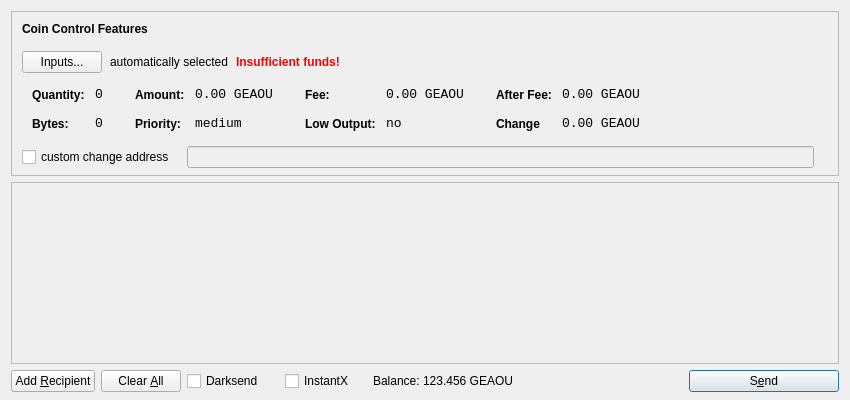
<?xml version="1.0" encoding="UTF-8"?>
<ui version="4.0">
 <class>SendCoinsDialog</class>
 <widget class="QDialog" name="SendCoinsDialog">
  <property name="geometry">
   <rect>
    <x>0</x>
    <y>0</y>
    <width>850</width>
    <height>400</height>
   </rect>
  </property>
  <property name="windowTitle">
   <string>Send Coins</string>
  </property>
  <layout class="QVBoxLayout" name="verticalLayout" stretch="0,1,0">
   <property name="bottomMargin">
    <number>8</number>
   </property>
   <item>
    <widget class="QFrame" name="frameCoinControl">
     <property name="sizePolicy">
      <sizepolicy hsizetype="Expanding" vsizetype="Expanding">
       <horstretch>0</horstretch>
       <verstretch>0</verstretch>
      </sizepolicy>
     </property>
     <property name="maximumSize">
      <size>
       <width>16777215</width>
       <height>16777215</height>
      </size>
     </property>
     <property name="frameShape">
      <enum>QFrame::StyledPanel</enum>
     </property>
     <property name="frameShadow">
      <enum>QFrame::Sunken</enum>
     </property>
     <layout class="QVBoxLayout" name="verticalLayoutCoinControl2">
      <property name="spacing">
       <number>6</number>
      </property>
      <property name="leftMargin">
       <number>0</number>
      </property>
      <property name="topMargin">
       <number>0</number>
      </property>
      <property name="rightMargin">
       <number>0</number>
      </property>
      <property name="bottomMargin">
       <number>6</number>
      </property>
      <item>
       <layout class="QVBoxLayout" name="verticalLayoutCoinControl" stretch="0,0,0,0,1">
        <property name="spacing">
         <number>0</number>
        </property>
        <property name="leftMargin">
         <number>10</number>
        </property>
        <property name="topMargin">
         <number>10</number>
        </property>
        <item>
         <layout class="QHBoxLayout" name="horizontalLayoutCoinControl1">
          <property name="bottomMargin">
           <number>15</number>
          </property>
          <item>
           <widget class="QLabel" name="labelCoinControlFeatures">
            <property name="sizePolicy">
             <sizepolicy hsizetype="Preferred" vsizetype="Maximum">
              <horstretch>0</horstretch>
              <verstretch>0</verstretch>
             </sizepolicy>
            </property>
            <property name="font">
             <font>
              <weight>75</weight>
              <bold>true</bold>
             </font>
            </property>
            <property name="styleSheet">
             <string notr="true">font-weight:bold;</string>
            </property>
            <property name="text">
             <string>Coin Control Features</string>
            </property>
           </widget>
          </item>
         </layout>
        </item>
        <item>
         <layout class="QHBoxLayout" name="horizontalLayoutCoinControl2" stretch="0,0,0,0">
          <property name="spacing">
           <number>8</number>
          </property>
          <property name="bottomMargin">
           <number>10</number>
          </property>
          <item>
           <widget class="QPushButton" name="pushButtonCoinControl">
            <property name="styleSheet">
             <string notr="true"/>
            </property>
            <property name="text">
             <string>Inputs...</string>
            </property>
           </widget>
          </item>
          <item>
           <widget class="QLabel" name="labelCoinControlAutomaticallySelected">
            <property name="text">
             <string>automatically selected</string>
            </property>
            <property name="margin">
             <number>5</number>
            </property>
           </widget>
          </item>
          <item>
           <widget class="QLabel" name="labelCoinControlInsuffFunds">
            <property name="font">
             <font>
              <weight>75</weight>
              <bold>true</bold>
             </font>
            </property>
            <property name="styleSheet">
             <string notr="true">color:red;font-weight:bold;</string>
            </property>
            <property name="text">
             <string>Insufficient funds!</string>
            </property>
            <property name="margin">
             <number>5</number>
            </property>
           </widget>
          </item>
          <item>
           <spacer name="horizontalSpacerCoinControl">
            <property name="orientation">
             <enum>Qt::Horizontal</enum>
            </property>
            <property name="sizeHint" stdset="0">
             <size>
              <width>40</width>
              <height>1</height>
             </size>
            </property>
           </spacer>
          </item>
         </layout>
        </item>
        <item>
         <widget class="QWidget" name="widgetCoinControl" native="true">
          <property name="sizePolicy">
           <sizepolicy hsizetype="Preferred" vsizetype="Preferred">
            <horstretch>0</horstretch>
            <verstretch>0</verstretch>
           </sizepolicy>
          </property>
          <property name="minimumSize">
           <size>
            <width>0</width>
            <height>0</height>
           </size>
          </property>
          <property name="styleSheet">
           <string notr="true"/>
          </property>
          <layout class="QHBoxLayout" name="horizontalLayoutCoinControl5">
           <property name="leftMargin">
            <number>0</number>
           </property>
           <property name="topMargin">
            <number>0</number>
           </property>
           <property name="rightMargin">
            <number>0</number>
           </property>
           <property name="bottomMargin">
            <number>0</number>
           </property>
           <item>
            <layout class="QHBoxLayout" name="horizontalLayoutCoinControl3" stretch="0,0,0,1">
             <property name="spacing">
              <number>20</number>
             </property>
             <property name="topMargin">
              <number>0</number>
             </property>
             <property name="bottomMargin">
              <number>10</number>
             </property>
             <item>
              <layout class="QFormLayout" name="formLayoutCoinControl1">
               <property name="horizontalSpacing">
                <number>10</number>
               </property>
               <property name="verticalSpacing">
                <number>14</number>
               </property>
               <property name="leftMargin">
                <number>10</number>
               </property>
               <property name="topMargin">
                <number>4</number>
               </property>
               <property name="rightMargin">
                <number>6</number>
               </property>
               <item row="0" column="0">
                <widget class="QLabel" name="labelCoinControlQuantityText">
                 <property name="styleSheet">
                  <string notr="true">font-weight:bold;</string>
                 </property>
                 <property name="text">
                  <string>Quantity:</string>
                 </property>
                 <property name="margin">
                  <number>0</number>
                 </property>
                </widget>
               </item>
               <item row="0" column="1">
                <widget class="QLabel" name="labelCoinControlQuantity">
                 <property name="font">
                  <font>
                   <family>Monospace</family>
                   <pointsize>10</pointsize>
                  </font>
                 </property>
                 <property name="cursor">
                  <cursorShape>IBeamCursor</cursorShape>
                 </property>
                 <property name="contextMenuPolicy">
                  <enum>Qt::ActionsContextMenu</enum>
                 </property>
                 <property name="text">
                  <string>0</string>
                 </property>
                 <property name="margin">
                  <number>0</number>
                 </property>
                 <property name="textInteractionFlags">
                  <set>Qt::LinksAccessibleByMouse|Qt::TextSelectableByKeyboard|Qt::TextSelectableByMouse</set>
                 </property>
                </widget>
               </item>
               <item row="1" column="0">
                <widget class="QLabel" name="labelCoinControlBytesText">
                 <property name="styleSheet">
                  <string notr="true">font-weight:bold;</string>
                 </property>
                 <property name="text">
                  <string>Bytes:</string>
                 </property>
                </widget>
               </item>
               <item row="1" column="1">
                <widget class="QLabel" name="labelCoinControlBytes">
                 <property name="font">
                  <font>
                   <family>Monospace</family>
                   <pointsize>10</pointsize>
                  </font>
                 </property>
                 <property name="cursor">
                  <cursorShape>IBeamCursor</cursorShape>
                 </property>
                 <property name="contextMenuPolicy">
                  <enum>Qt::ActionsContextMenu</enum>
                 </property>
                 <property name="text">
                  <string>0</string>
                 </property>
                 <property name="textInteractionFlags">
                  <set>Qt::LinksAccessibleByMouse|Qt::TextSelectableByKeyboard|Qt::TextSelectableByMouse</set>
                 </property>
                </widget>
               </item>
              </layout>
             </item>
             <item>
              <layout class="QFormLayout" name="formLayoutCoinControl2">
               <property name="horizontalSpacing">
                <number>10</number>
               </property>
               <property name="verticalSpacing">
                <number>14</number>
               </property>
               <property name="leftMargin">
                <number>6</number>
               </property>
               <property name="topMargin">
                <number>4</number>
               </property>
               <property name="rightMargin">
                <number>6</number>
               </property>
               <item row="0" column="0">
                <widget class="QLabel" name="labelCoinControlAmountText">
                 <property name="styleSheet">
                  <string notr="true">font-weight:bold;</string>
                 </property>
                 <property name="text">
                  <string>Amount:</string>
                 </property>
                 <property name="margin">
                  <number>0</number>
                 </property>
                </widget>
               </item>
               <item row="0" column="1">
                <widget class="QLabel" name="labelCoinControlAmount">
                 <property name="font">
                  <font>
                   <family>Monospace</family>
                   <pointsize>10</pointsize>
                  </font>
                 </property>
                 <property name="cursor">
                  <cursorShape>IBeamCursor</cursorShape>
                 </property>
                 <property name="contextMenuPolicy">
                  <enum>Qt::ActionsContextMenu</enum>
                 </property>
                 <property name="text">
                  <string>0.00 GEAOU</string>
                 </property>
                 <property name="textInteractionFlags">
                  <set>Qt::LinksAccessibleByMouse|Qt::TextSelectableByKeyboard|Qt::TextSelectableByMouse</set>
                 </property>
                </widget>
               </item>
               <item row="1" column="0">
                <widget class="QLabel" name="labelCoinControlPriorityText">
                 <property name="styleSheet">
                  <string notr="true">font-weight:bold;</string>
                 </property>
                 <property name="text">
                  <string>Priority:</string>
                 </property>
                </widget>
               </item>
               <item row="1" column="1">
                <widget class="QLabel" name="labelCoinControlPriority">
                 <property name="font">
                  <font>
                   <family>Monospace</family>
                   <pointsize>10</pointsize>
                  </font>
                 </property>
                 <property name="cursor">
                  <cursorShape>IBeamCursor</cursorShape>
                 </property>
                 <property name="contextMenuPolicy">
                  <enum>Qt::ActionsContextMenu</enum>
                 </property>
                 <property name="text">
                  <string>medium</string>
                 </property>
                 <property name="textInteractionFlags">
                  <set>Qt::LinksAccessibleByMouse|Qt::TextSelectableByKeyboard|Qt::TextSelectableByMouse</set>
                 </property>
                </widget>
               </item>
              </layout>
             </item>
             <item>
              <layout class="QFormLayout" name="formLayoutCoinControl3">
               <property name="horizontalSpacing">
                <number>10</number>
               </property>
               <property name="verticalSpacing">
                <number>14</number>
               </property>
               <property name="leftMargin">
                <number>6</number>
               </property>
               <property name="topMargin">
                <number>4</number>
               </property>
               <property name="rightMargin">
                <number>6</number>
               </property>
               <item row="0" column="0">
                <widget class="QLabel" name="labelCoinControlFeeText">
                 <property name="styleSheet">
                  <string notr="true">font-weight:bold;</string>
                 </property>
                 <property name="text">
                  <string>Fee:</string>
                 </property>
                 <property name="margin">
                  <number>0</number>
                 </property>
                </widget>
               </item>
               <item row="0" column="1">
                <widget class="QLabel" name="labelCoinControlFee">
                 <property name="font">
                  <font>
                   <family>Monospace</family>
                   <pointsize>10</pointsize>
                  </font>
                 </property>
                 <property name="cursor">
                  <cursorShape>IBeamCursor</cursorShape>
                 </property>
                 <property name="contextMenuPolicy">
                  <enum>Qt::ActionsContextMenu</enum>
                 </property>
                 <property name="text">
                  <string>0.00 GEAOU</string>
                 </property>
                 <property name="textInteractionFlags">
                  <set>Qt::LinksAccessibleByMouse|Qt::TextSelectableByKeyboard|Qt::TextSelectableByMouse</set>
                 </property>
                </widget>
               </item>
               <item row="1" column="0">
                <widget class="QLabel" name="labelCoinControlLowOutputText">
                 <property name="styleSheet">
                  <string notr="true">font-weight:bold;</string>
                 </property>
                 <property name="text">
                  <string>Low Output:</string>
                 </property>
                </widget>
               </item>
               <item row="1" column="1">
                <widget class="QLabel" name="labelCoinControlLowOutput">
                 <property name="font">
                  <font>
                   <family>Monospace</family>
                   <pointsize>10</pointsize>
                  </font>
                 </property>
                 <property name="cursor">
                  <cursorShape>IBeamCursor</cursorShape>
                 </property>
                 <property name="contextMenuPolicy">
                  <enum>Qt::ActionsContextMenu</enum>
                 </property>
                 <property name="text">
                  <string>no</string>
                 </property>
                 <property name="textInteractionFlags">
                  <set>Qt::LinksAccessibleByMouse|Qt::TextSelectableByKeyboard|Qt::TextSelectableByMouse</set>
                 </property>
                </widget>
               </item>
              </layout>
             </item>
             <item>
              <layout class="QFormLayout" name="formLayoutCoinControl4">
               <property name="horizontalSpacing">
                <number>10</number>
               </property>
               <property name="verticalSpacing">
                <number>14</number>
               </property>
               <property name="leftMargin">
                <number>6</number>
               </property>
               <property name="topMargin">
                <number>4</number>
               </property>
               <property name="rightMargin">
                <number>6</number>
               </property>
               <item row="0" column="0">
                <widget class="QLabel" name="labelCoinControlAfterFeeText">
                 <property name="styleSheet">
                  <string notr="true">font-weight:bold;</string>
                 </property>
                 <property name="text">
                  <string>After Fee:</string>
                 </property>
                 <property name="margin">
                  <number>0</number>
                 </property>
                </widget>
               </item>
               <item row="0" column="1">
                <widget class="QLabel" name="labelCoinControlAfterFee">
                 <property name="font">
                  <font>
                   <family>Monospace</family>
                   <pointsize>10</pointsize>
                  </font>
                 </property>
                 <property name="cursor">
                  <cursorShape>IBeamCursor</cursorShape>
                 </property>
                 <property name="contextMenuPolicy">
                  <enum>Qt::ActionsContextMenu</enum>
                 </property>
                 <property name="text">
                  <string>0.00 GEAOU</string>
                 </property>
                 <property name="textInteractionFlags">
                  <set>Qt::LinksAccessibleByMouse|Qt::TextSelectableByKeyboard|Qt::TextSelectableByMouse</set>
                 </property>
                </widget>
               </item>
               <item row="1" column="0">
                <widget class="QLabel" name="labelCoinControlChangeText">
                 <property name="styleSheet">
                  <string notr="true">font-weight:bold;</string>
                 </property>
                 <property name="text">
                  <string>Change</string>
                 </property>
                </widget>
               </item>
               <item row="1" column="1">
                <widget class="QLabel" name="labelCoinControlChange">
                 <property name="font">
                  <font>
                   <family>Monospace</family>
                   <pointsize>10</pointsize>
                  </font>
                 </property>
                 <property name="cursor">
                  <cursorShape>IBeamCursor</cursorShape>
                 </property>
                 <property name="contextMenuPolicy">
                  <enum>Qt::ActionsContextMenu</enum>
                 </property>
                 <property name="text">
                  <string>0.00 GEAOU</string>
                 </property>
                 <property name="textInteractionFlags">
                  <set>Qt::LinksAccessibleByMouse|Qt::TextSelectableByKeyboard|Qt::TextSelectableByMouse</set>
                 </property>
                </widget>
               </item>
              </layout>
             </item>
            </layout>
           </item>
          </layout>
         </widget>
        </item>
        <item>
         <layout class="QHBoxLayout" name="horizontalLayoutCoinControl4" stretch="0,0,0">
          <property name="spacing">
           <number>12</number>
          </property>
          <property name="sizeConstraint">
           <enum>QLayout::SetDefaultConstraint</enum>
          </property>
          <property name="topMargin">
           <number>5</number>
          </property>
          <property name="rightMargin">
           <number>5</number>
          </property>
          <item>
           <widget class="QCheckBox" name="checkBoxCoinControlChange">
            <property name="text">
             <string>custom change address</string>
            </property>
           </widget>
          </item>
          <item>
           <widget class="QLineEdit" name="lineEditCoinControlChange">
            <property name="enabled">
             <bool>false</bool>
            </property>
            <property name="sizePolicy">
             <sizepolicy hsizetype="Expanding" vsizetype="Fixed">
              <horstretch>0</horstretch>
              <verstretch>0</verstretch>
             </sizepolicy>
            </property>
           </widget>
          </item>
          <item>
           <widget class="QLabel" name="labelCoinControlChangeLabel">
            <property name="sizePolicy">
             <sizepolicy hsizetype="Preferred" vsizetype="Expanding">
              <horstretch>0</horstretch>
              <verstretch>0</verstretch>
             </sizepolicy>
            </property>
            <property name="minimumSize">
             <size>
              <width>0</width>
              <height>0</height>
             </size>
            </property>
            <property name="text">
             <string/>
            </property>
            <property name="margin">
             <number>3</number>
            </property>
           </widget>
          </item>
         </layout>
        </item>
        <item>
         <spacer name="verticalSpacerCoinControl">
          <property name="orientation">
           <enum>Qt::Vertical</enum>
          </property>
          <property name="sizeHint" stdset="0">
           <size>
            <width>800</width>
            <height>1</height>
           </size>
          </property>
         </spacer>
        </item>
       </layout>
      </item>
     </layout>
    </widget>
   </item>
   <item>
    <widget class="QScrollArea" name="scrollArea">
     <property name="widgetResizable">
      <bool>true</bool>
     </property>
     <widget class="QWidget" name="scrollAreaWidgetContents">
      <property name="geometry">
       <rect>
        <x>0</x>
        <y>0</y>
        <width>830</width>
        <height>173</height>
       </rect>
      </property>
      <layout class="QVBoxLayout" name="verticalLayout_2">
       <property name="leftMargin">
        <number>0</number>
       </property>
       <property name="topMargin">
        <number>0</number>
       </property>
       <property name="rightMargin">
        <number>0</number>
       </property>
       <property name="bottomMargin">
        <number>0</number>
       </property>
       <item>
        <layout class="QVBoxLayout" name="entries">
         <property name="spacing">
          <number>6</number>
         </property>
        </layout>
       </item>
       <item>
        <spacer name="verticalSpacer">
         <property name="orientation">
          <enum>Qt::Vertical</enum>
         </property>
         <property name="sizeHint" stdset="0">
          <size>
           <width>20</width>
           <height>40</height>
          </size>
         </property>
        </spacer>
       </item>
      </layout>
     </widget>
    </widget>
   </item>
   <item>
    <layout class="QHBoxLayout" name="horizontalLayout">
     <item>
      <widget class="QPushButton" name="addButton">
       <property name="toolTip">
        <string>Send to multiple recipients at once</string>
       </property>
       <property name="text">
        <string>Add &amp;Recipient</string>
       </property>
       <property name="autoDefault">
        <bool>false</bool>
       </property>
      </widget>
     </item>
     <item>
      <widget class="QPushButton" name="clearButton">
       <property name="sizePolicy">
        <sizepolicy hsizetype="Minimum" vsizetype="Fixed">
         <horstretch>0</horstretch>
         <verstretch>0</verstretch>
        </sizepolicy>
       </property>
       <property name="toolTip">
        <string>Remove all transaction fields</string>
       </property>
       <property name="text">
        <string>Clear &amp;All</string>
       </property>
       <property name="autoRepeatDelay">
        <number>300</number>
       </property>
       <property name="autoDefault">
        <bool>false</bool>
       </property>
      </widget>
     </item>
     <item>
      <layout class="QHBoxLayout" name="horizontalLayout_2">
       <property name="spacing">
        <number>3</number>
       </property>
       <item>
        <widget class="QCheckBox" name="checkUseDarksend">
         <property name="minimumSize">
          <size>
           <width>95</width>
           <height>0</height>
          </size>
         </property>
         <property name="visible">
          <bool>false</bool>
         </property>
         <property name="text">
          <string>Darksend</string>
         </property>
        </widget>
       </item>
       <item>
        <widget class="QCheckBox" name="checkInstantX">
         <property name="minimumSize">
          <size>
           <width>85</width>
           <height>0</height>
          </size>
         </property>
         <property name="visible">
          <bool>false</bool>
         </property>
         <property name="text">
          <string>InstantX</string>
         </property>
        </widget>
       </item>
       <item>
        <widget class="QLabel" name="label">
         <property name="sizePolicy">
          <sizepolicy hsizetype="Preferred" vsizetype="Fixed">
           <horstretch>0</horstretch>
           <verstretch>0</verstretch>
          </sizepolicy>
         </property>
         <property name="text">
          <string>Balance:</string>
         </property>
        </widget>
       </item>
       <item>
        <widget class="QLabel" name="labelBalance">
         <property name="sizePolicy">
          <sizepolicy hsizetype="Preferred" vsizetype="Fixed">
           <horstretch>0</horstretch>
           <verstretch>0</verstretch>
          </sizepolicy>
         </property>
         <property name="cursor">
          <cursorShape>IBeamCursor</cursorShape>
         </property>
         <property name="text">
          <string>123.456 GEAOU</string>
         </property>
         <property name="textInteractionFlags">
          <set>Qt::LinksAccessibleByMouse|Qt::TextSelectableByKeyboard|Qt::TextSelectableByMouse</set>
         </property>
        </widget>
       </item>
      </layout>
     </item>
     <item>
      <spacer name="horizontalSpacer">
       <property name="orientation">
        <enum>Qt::Horizontal</enum>
       </property>
       <property name="sizeHint" stdset="0">
        <size>
         <width>40</width>
         <height>20</height>
        </size>
       </property>
      </spacer>
     </item>
     <item>
      <widget class="QPushButton" name="sendButton">
       <property name="minimumSize">
        <size>
         <width>150</width>
         <height>0</height>
        </size>
       </property>
       <property name="toolTip">
        <string>Confirm the send action</string>
       </property>
       <property name="text">
        <string>S&amp;end</string>
       </property>
       <property name="default">
        <bool>true</bool>
       </property>
      </widget>
     </item>
    </layout>
   </item>
  </layout>
 </widget>
 <resources>
  <include location="../bitcoin.qrc"/>
 </resources>
 <connections/>
</ui>
